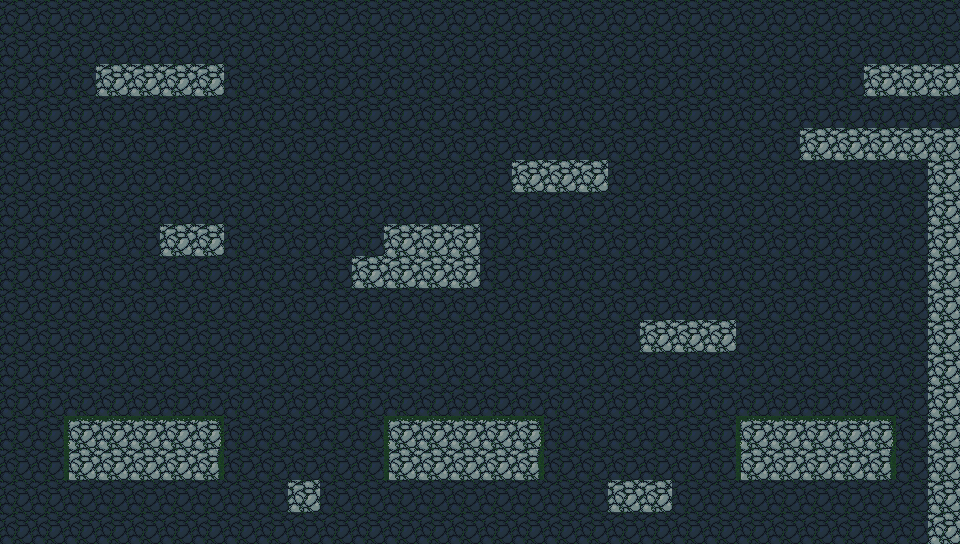

A 2D game scene composited from a Tiled map and its tileset images. What follows is a short description and the map's XML, with every tile layer's data as written:
An orthogonal 30x17 tile map with 32x32 px tiles, 1 tile layer (Tile Layer 1) and 15 objects (player).

<map version="1.8" tiledversion="1.8.5" orientation="orthogonal" renderorder="right-down" width="30" height="17" tilewidth="32" tileheight="32" infinite="0" nextlayerid="3" nextobjectid="18">
 <tileset firstgid="1" source="block_sprites.tsx" />
 <layer id="1" name="Tile Layer 1" width="30" height="17">
  <data encoding="csv">
1,1,1,1,1,1,1,1,1,1,1,1,1,1,1,1,1,1,1,1,1,1,1,1,1,1,1,1,1,1,
1,1,1,1,1,1,1,1,1,1,1,1,1,1,1,1,1,1,1,1,1,1,1,1,1,1,1,1,1,1,
1,1,1,5,5,5,5,1,1,1,1,1,1,1,1,1,1,1,1,1,1,1,1,1,1,1,1,5,5,5,
1,1,1,1,1,1,1,1,1,1,1,1,1,1,1,1,1,1,1,1,1,1,1,1,1,1,1,1,1,1,
1,1,1,1,1,1,1,1,1,1,1,1,1,1,1,1,1,1,1,1,1,1,1,1,1,5,5,5,5,5,
1,1,1,1,1,1,1,1,1,1,1,1,1,1,1,1,5,5,5,1,1,1,1,1,1,1,1,1,1,5,
1,1,1,1,1,1,1,1,1,1,1,1,1,1,1,1,1,1,1,1,1,1,1,1,1,1,1,1,1,5,
1,1,1,1,1,5,5,1,1,1,1,1,5,5,5,1,1,1,1,1,1,1,1,1,1,1,1,1,1,5,
1,1,1,1,1,1,1,1,1,1,1,5,5,5,5,1,1,1,1,1,1,1,1,1,1,1,1,1,1,5,
1,1,1,1,1,1,1,1,1,1,1,1,1,1,1,1,1,1,1,1,1,1,1,1,1,1,1,1,1,5,
1,1,1,1,1,1,1,1,1,1,1,1,1,1,1,1,1,1,1,1,5,5,5,1,1,1,1,1,1,5,
1,1,1,1,1,1,1,1,1,1,1,1,1,1,1,1,1,1,1,1,1,1,1,1,1,1,1,1,1,5,
1,1,1,1,1,1,1,1,1,1,1,1,1,1,1,1,1,1,1,1,1,1,1,1,1,1,1,1,1,5,
1,1,2,4,4,4,3,1,1,1,1,1,2,4,4,4,3,1,1,1,1,1,1,2,4,4,4,3,1,5,
1,1,6,5,5,5,7,1,1,1,1,1,6,5,5,5,7,1,1,1,1,1,1,6,5,5,5,7,1,5,
1,1,1,1,1,1,1,1,1,5,1,1,1,1,1,1,1,1,1,5,5,1,1,1,1,1,1,1,1,5,
1,1,1,1,1,1,1,1,1,1,1,1,1,1,1,1,1,1,1,1,1,1,1,1,1,1,1,1,1,5
</data>
 </layer>
 <objectgroup id="2" name="objects">
  <object id="1" x="64.5" y="416.5">
   <polygon points="0,0 159.5,-0.5 159.5,63.5 -0.5,63.5" />
  </object>
  <object id="2" x="288" y="480">
   <polygon points="0,0 32,0 32,32 0,32" />
  </object>
  <object id="3" x="384" y="416">
   <polygon points="0,0 160,0 160,64 0,64" />
  </object>
  <object id="4" x="608" y="480">
   <polygon points="0,0 64,0 64,32 0,32" />
  </object>
  <object id="5" x="736" y="416">
   <polygon points="0,0 160,0 160,64 0,64 0,0" />
  </object>
  <object id="6" x="800" y="128">
   <polygon points="0,0 160,0 160,32 0,32" />
  </object>
  <object id="7" x="928" y="160">
   <polygon points="0,0 0,384 32,384 32,0" />
  </object>
  <object id="8" x="736" y="320">
   <polygon points="0,0 0,32 -96,32 -96,0" />
  </object>
  <object id="9" x="384" y="224">
   <polygon points="0,0 0,64 96,64 96,0" />
  </object>
  <object id="10" x="384" y="256">
   <polygon points="0,0 -32,0 -32,32 0,32" />
  </object>
  <object id="11" x="224" y="224">
   <polygon points="0,0 -64,0 -64,32 0,32" />
  </object>
  <object id="12" x="96" y="64">
   <polygon points="0,0 128,0 128,32 0,32" />
  </object>
  <object id="13" x="512" y="160">
   <polygon points="0,0 96,0 96,32 0,32" />
  </object>
  <object id="14" x="864" y="64">
   <polygon points="0,0 96,0 96,32 0,32" />
  </object>
  <object id="16" name="player" x="450.667" y="358.666" width="32" height="32" />
 </objectgroup>
</map>